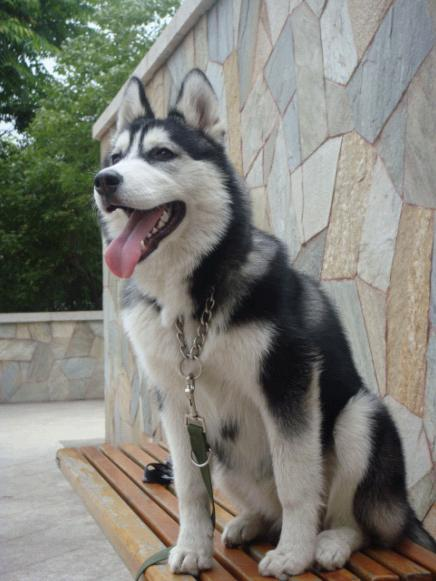
#> input picture myopencv/images/ha1.jpg, 436 x 581 px
$ python mycv6.py
#> lines starting #> are read from the running program, lines starting #| are printed output that depends on the picture
#coding:utf-8
"""
opencv绘制直方图
"""
import cv2
import numpy as np
import matplotlib.pyplot as plt

img = cv2.imread('images/ha1.jpg')
#> img is the input picture: shape (581, 436, 3); mean B, G, R 120.7, 128.2, 128.7
img = cv2.cvtColor(img,cv2.COLOR_BGR2GRAY)
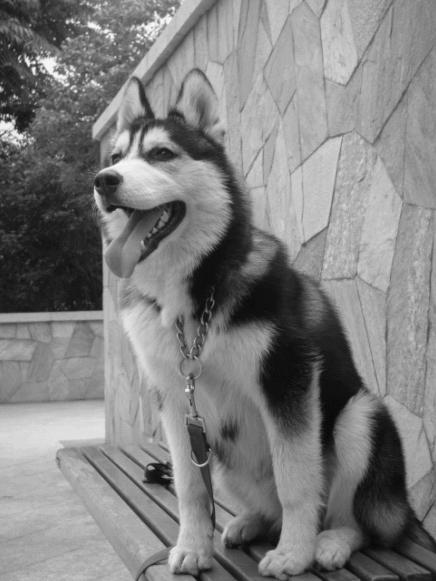
#> img: shape (581, 436); min 1, max 253, mean 127.5
#cv2.equalizeHist使图像均衡化
equal = cv2.equalizeHist(img)
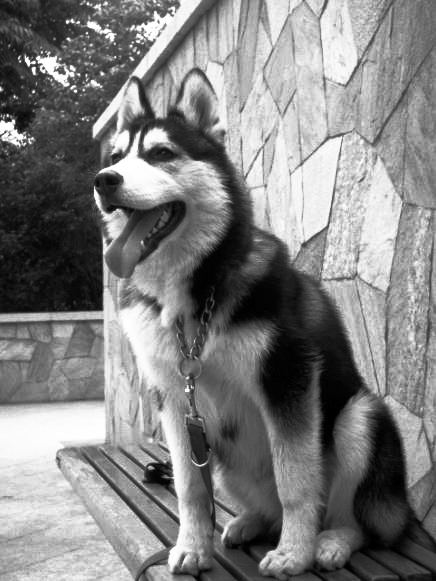
#> equal: shape (581, 436); min 0, max 255, mean 128.3
cv2.imshow('hist equlization',np.hstack([img,equal]))
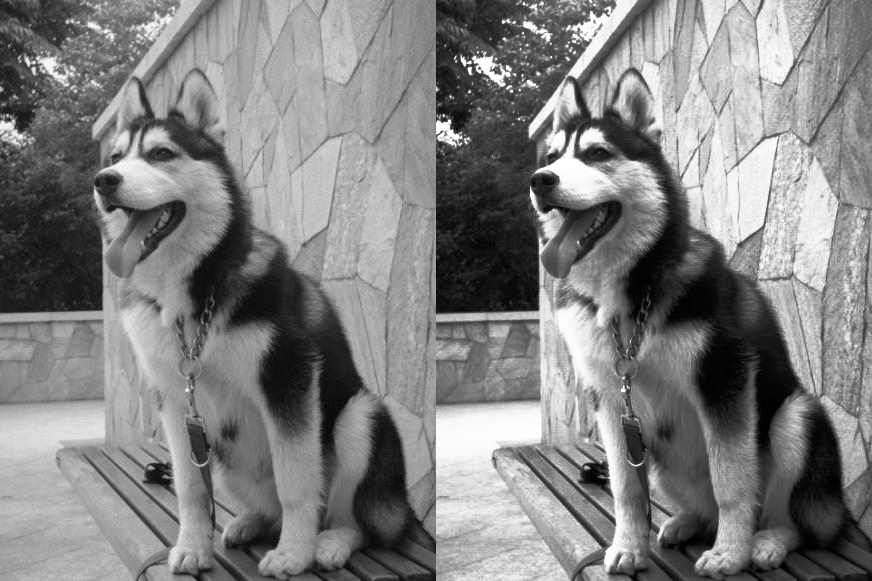
#> window 'hist equlization': shape (581, 872); min 0, max 255, mean 127.9
cv2.waitKey(0)
cv2.destroyAllWindows()
#[0]表示颜色通道,mask=None,灰度级数,横轴范围
hist = cv2.calcHist([img],[0],None,[256],[0,255])
#> hist = 256 values, max 2939 at index 167, min 0 at index 0, mean 989.5
#绘制均衡化后图片的直方图
hist1 = cv2.calcHist([equal],[0],None,[256],[0,255])
#> hist1 = 256 values, max 2939 at index 186, min 0 at index 12, mean 987.5
plt.subplot(1,2,1)
plt.title("hist picture of ha1")
plt.xlabel("bins")#X轴标签
plt.ylabel("num of bins")#Y轴标签
plt.plot(hist)
#设置x轴范围
plt.xlim([0,256])
plt.subplot(1,2,2)
plt.title("hist picture of ha1")
plt.xlabel("bins")#X轴标签
plt.ylabel("num of bins")#Y轴标签
plt.plot(hist1)
#设置x轴范围
plt.xlim([0,256])
plt.show()
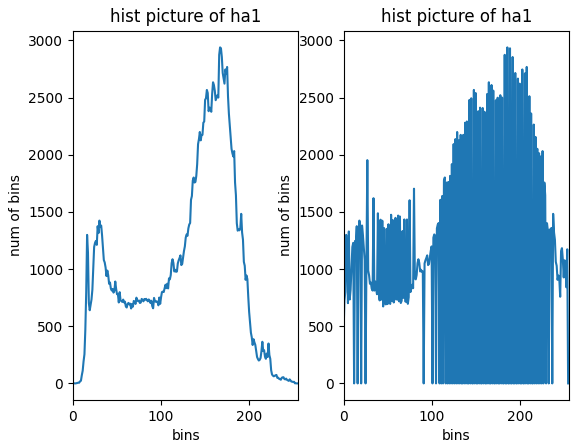
#> figure drawn by matplotlib, 2 panels; panel 1: curve peaks at x = 167, y = 2939; panel 2: curve peaks at x = 186, y = 2939


"""
#彩色图直方图显示
img = cv2.imread('images/ha1.jpg')
img = cv2.cvtColor(img,cv2.COLOR_BGR2RGB)
#创建一个窗口
cv2.namedWindow('ha1')
cv2.imshow('ha1',img)
cv2.waitKey(0)
cv2.destroyAllWindows()
channels = cv2.split(img)
colors = ('blue','green','red')
plt.figure()
plt.title('hist picture of ha1')
plt.xlabel('bins')
plt.ylabel('num of bins')

for (channel,color) in zip(channels,colors):
	hist = cv2.calcHist([channel],[0],None,[256],[0,255])
	plt.plot(hist,color=color)
	plt.xlim([0,256])
plt.show()
"""

$ run again, with myopencv/images/apink.jpg copied over myopencv/images/ha1.jpg
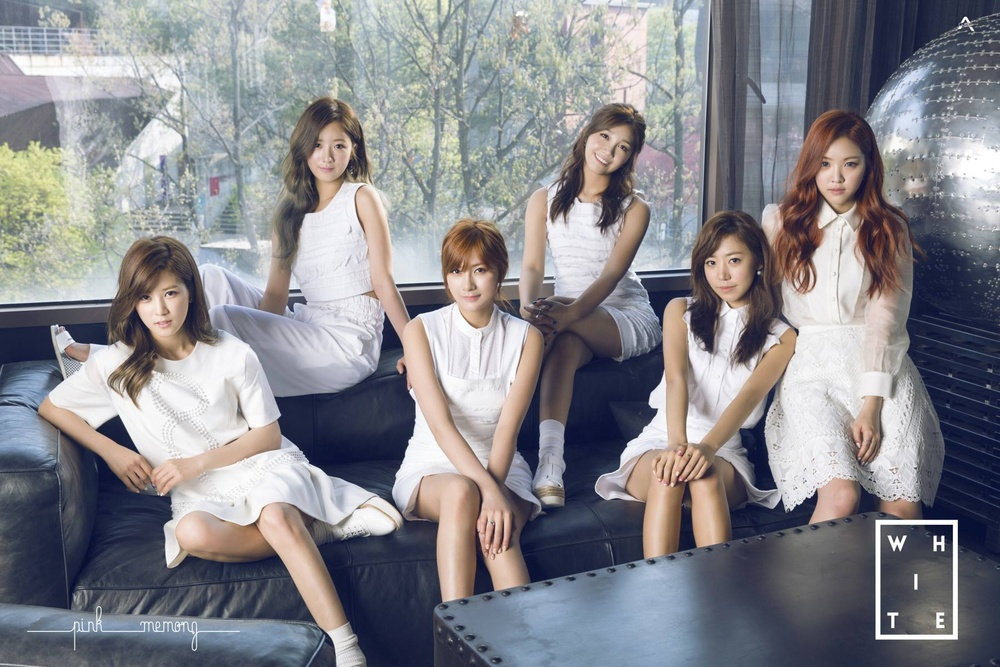
#> input picture myopencv/images/apink.jpg, 1000 x 667 px, shrunk from 1800 x 1200 before the run
#> img is the input picture: shape (667, 1000, 3); mean B, G, R 139.8, 134.4, 134.6
#> img: shape (667, 1000)
#> `cv2.imshow('hist equlization',np.hstack([img,equal]))`:
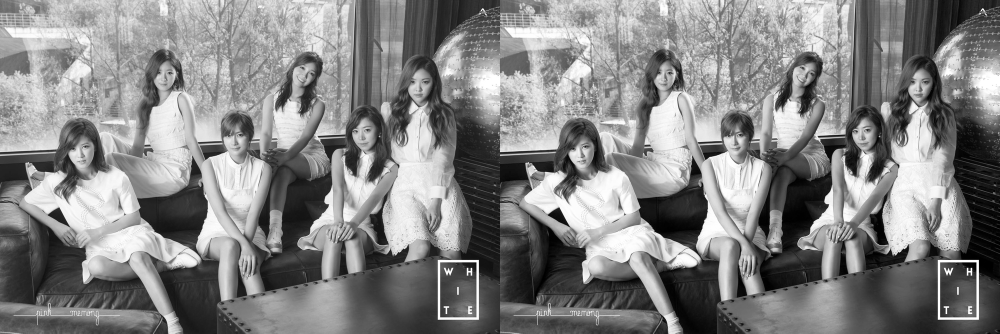
#> window 'hist equlization': shape (667, 2000) (shown at 1/2 size); min 0, max 255, mean 131.6
#> hist = 256 values, max 5019 at index 35, min 0 at index 0, mean 2600.8
#> hist1 = 256 values, max 5019 at index 18, min 0 at index 12, mean 2598.3
#> `plt.show()`:
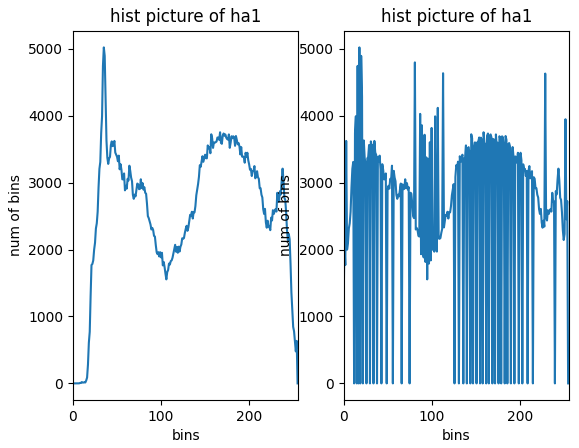
#> figure drawn by matplotlib, 2 panels; panel 1: curve peaks at x = 35, y = 5019; panel 2: curve peaks at x = 18, y = 5019

$ run again, with myopencv/images/fengxiong.jpg copied over myopencv/images/ha1.jpg
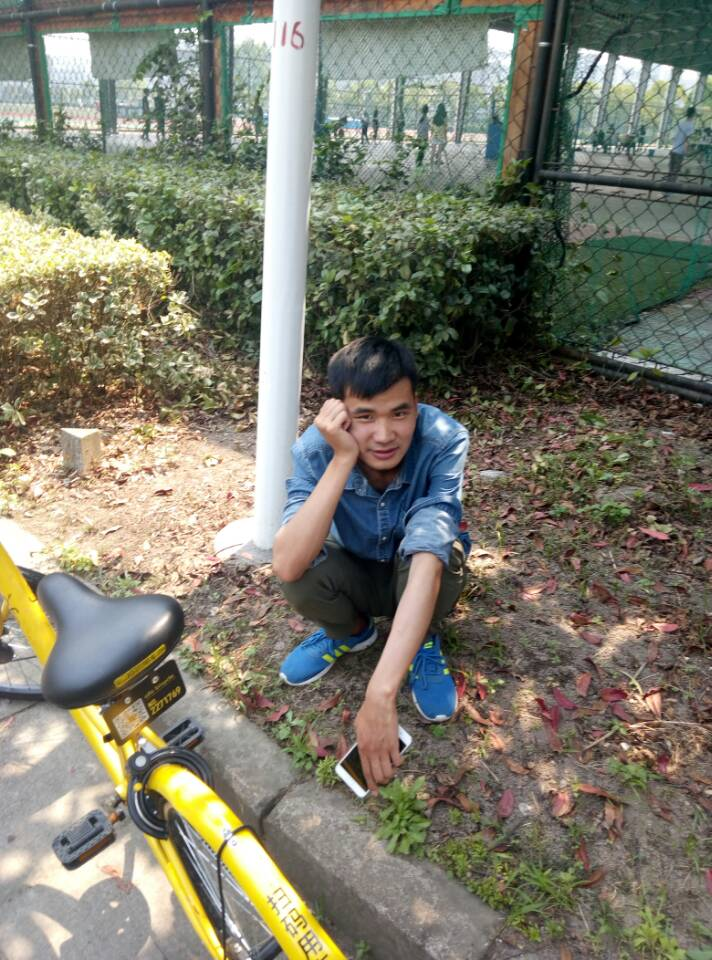
#> input picture myopencv/images/fengxiong.jpg, 712 x 960 px
#> img is the input picture: shape (960, 712, 3); mean B, G, R 108.4, 123.6, 124.6
#> img: shape (960, 712)
#> `cv2.imshow('hist equlization',np.hstack([img,equal]))`:
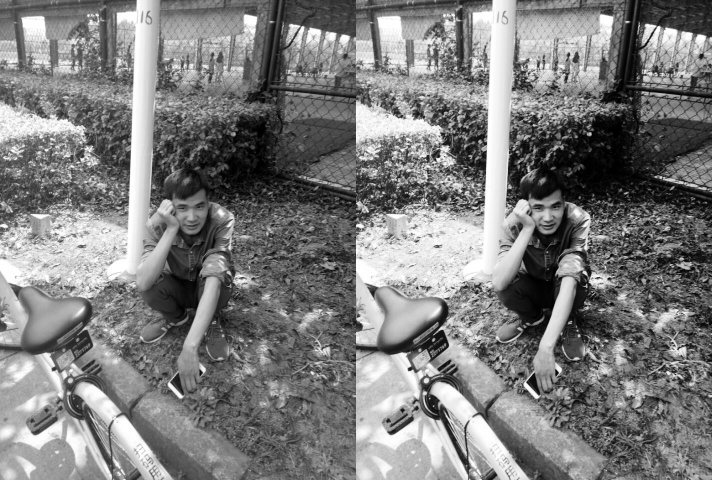
#> window 'hist equlization': shape (960, 1424) (shown at 1/2 size); min 0, max 255, mean 125.1
#> hist = 256 values, max 5023 at index 95, min 0 at index 255, mean 2662.1
#> hist1 = 256 values, max 5023 at index 93, min 0 at index 32, mean 2662.1
#> `plt.show()`:
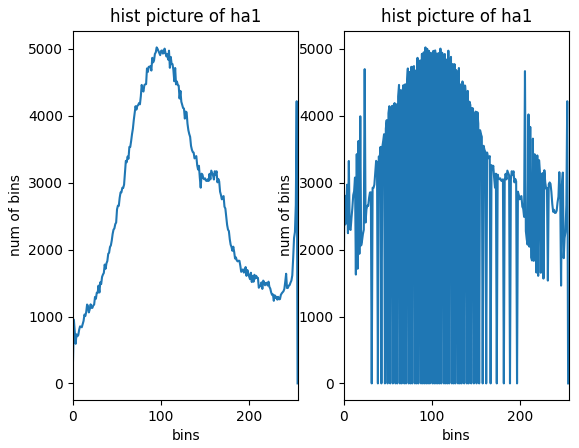
#> figure drawn by matplotlib, 2 panels; panel 1: curve peaks at x = 95, y = 5023; panel 2: curve peaks at x = 93, y = 5023

$ run again, with myopencv/images/ha.jpg copied over myopencv/images/ha1.jpg
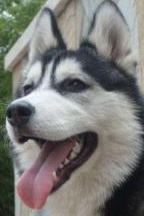
#> input picture myopencv/images/ha.jpg, 144 x 216 px
#> img is the input picture: shape (216, 144, 3); mean B, G, R 119.3, 122.3, 123.2
#> img: shape (216, 144)
#> `cv2.imshow('hist equlization',np.hstack([img,equal]))`:
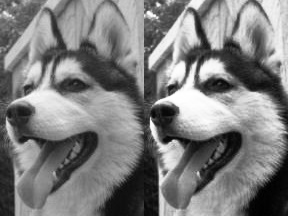
#> window 'hist equlization': shape (216, 288); min 0, max 255, mean 125.2
#> hist = 256 values, max 266 at index 128, min 0 at index 0, mean 121.5
#> hist1 = 256 values, max 266 at index 124, min 0 at index 23, mean 121.3
#> `plt.show()`:
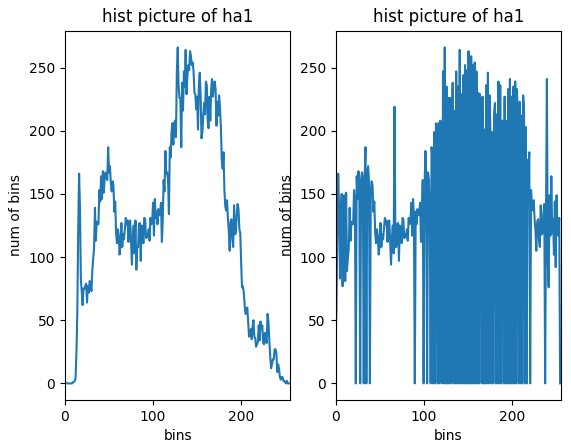
#> figure drawn by matplotlib, 2 panels; panel 1: curve peaks at x = 128, y = 266; panel 2: curve peaks at x = 124, y = 266
